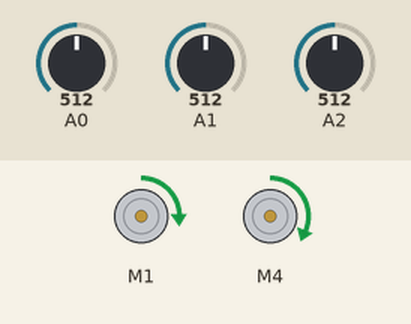
This sketch was run on a simulated Arduino Uno, built with avr-gcc and run on an emulated ATmega328P. On the bench: 2 × DC motor (green arrow = forward, orange = backward, longer = faster). Inputs (shaded band) come from the test bench; at power-on: A0 = 512, A1 = 512, A2 = 512.

Above: at 6.3 s.
6.4 s: A0 set to 716
At 7.6 s:
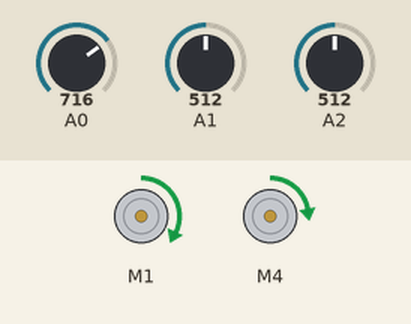
7.9 s: A1 set to 716
At 8.8 s:
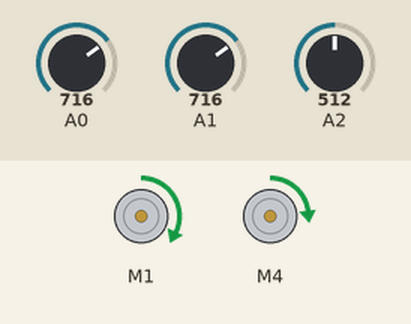
9.4 s: A1 set to 900
At 10.0 s:
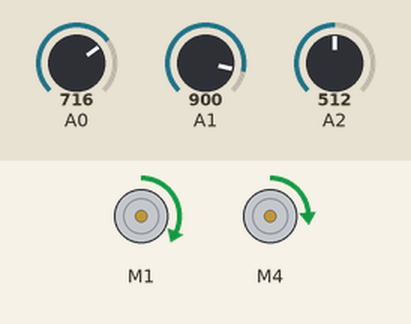
10.9 s: A2 set to 306
At 12.1 s:
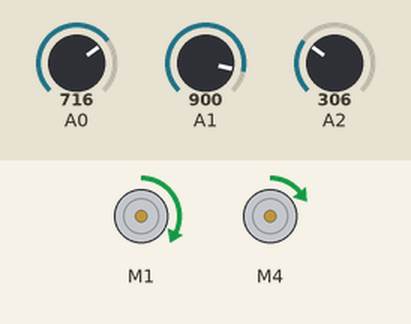
12.4 s: A2 set to 716
At 13.4 s:
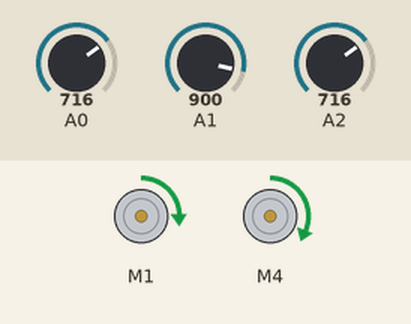
13.9 s: A0 set to 900
At 14.6 s:
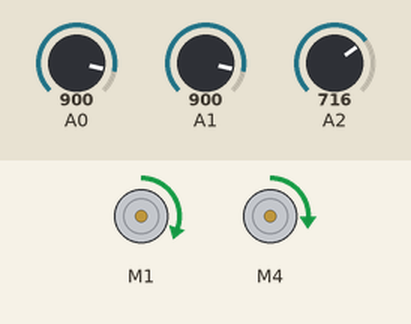
Timing chart, 0 to 16.4 s (numbered marks = the images above; inputs shaded):
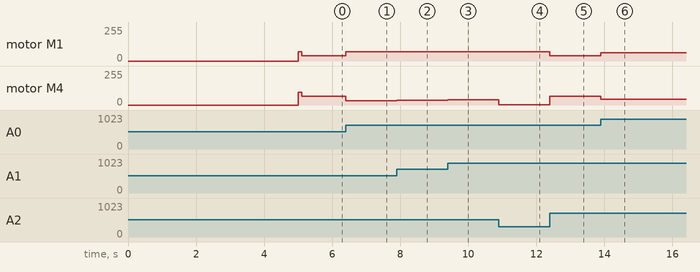

Measured:
- after the input at 6.4 s, motor M1: forward 40/255 → forward 70/255 at once; motor M4: forward 66/255 → forward 31/255 at once
- after the input at 7.9 s, motor M4: forward 31/255 → forward 35/255 at once
- after the input at 9.4 s, motor M1: forward 70/255 → forward 68/255 at once; motor M4: forward 35/255 → forward 38/255 at once
- after the input at 10.9 s, motor M1: forward 68/255 → forward 70/255 at once; motor M4: forward 38/255 → forward 2/255 at once
- after the input at 12.4 s, motor M1: forward 70/255 → forward 40/255 at once; motor M4: forward 2/255 → forward 66/255 at once
- after the input at 13.9 s, motor M1: forward 40/255 → forward 62/255 at once; motor M4: forward 66/255 → forward 44/255 at once

The sketch:

line_follower_pid.ino
```cpp
#include <AFMotor.h>

// ----------------------- Constantes

AF_DCMotor motor_esq(1);       // Seleciona o motor 1
AF_DCMotor motor_dir(4);       // Seleciona o motor 4

#define Kp 0.3                 // 0.06 // 0.3
#define Kd 4.5                 // 0.075 Kp < Kd
#define Ki 3.1                 //
#define rightMaxSpeed 96//96   // Velocidade máxima (roda direita)
#define leftMaxSpeed 70//70    // Velocidade máxima (roda esquerda)
#define rightBaseSpeed 66      // Velocidade para andar em linha reta (roda direita)
#define leftBaseSpeed 40       // Velocidade para andar em linha reta (roda esquerda)

// ----------------------- Inicialização de variáveis globais
int SENSOR1, SENSOR2, SENSOR3;

int leftOffset = 0, rightOffset = 0, centre = 0; // Deslocamentos de calibração
int threshold = 200;                             // Limiar do sensor
int lastError = 0;                               // Último erro
int I = 0;                                       // Inicializa I
unsigned long time;                              // Variável para controlar o tempo corrente
unsigned long lastTime = 0;                      // Inicializa variável que armazena o tempo da última leitura

// ----------------------- SETUP
void setup()
{
  calibrate(); // Executa rotina de calibração
  delay(3000);
  Serial.begin(9600);
  send_speed_to_motor(rightMaxSpeed, leftMaxSpeed);
  delay(100);
}

// ----------------------- MAIN LOOP
void loop()
{
  // Lê os sensores e adiciona os deslocamentos (offsets)
  SENSOR1 = analogRead(0) + leftOffset;
  SENSOR2 = analogRead(1);
  SENSOR3 = analogRead(2) + rightOffset;

  int position = convert_sensor_to_position();        // Lê posição atual (1000 = centro da fita)

  int error = position - 1000;                        // Subtrai 1000 do erro para que o mesmo seja deslocado para 0

  time = millis();                                    // millis() retorna o temp atual em uma timestamp (epoch)
  int E = error - lastError;                          // Calcula diferença entre erro atual e anterior
  if(lastTime == 0) lastTime = time;                  // Se lastTime = 0 significa que não houve uma leitura ainda, logo, ultimo_tempo = tempo_atual
  int deltaTime = time - lastTime;                    // Calcula variação de tempo (delta)
  lastTime = time;                                    // Armazena tempo atual em lastTime para ser utilizado no próximo ciclo

  int P = error;                                      // Componente Proporcional
  int I = I + (E*deltaTime);//I + error;              // Componente Integral
  int D = (error - lastError);                        // Componente Derivativa
  int motorSpeed = (Kp * P) + (Kd * D) + (Ki * I);    // Velocidade do motor = P + I + D
  lastError = error;                                  // Armazena o erro para ser utilizado como erro anterior no próximo ciclo

  int rightMotorSpeed = rightBaseSpeed + motorSpeed;  // Velocidade do motor direito = velocidade base + velocidade cálculada
  int leftMotorSpeed = leftBaseSpeed - motorSpeed;    // Velocidade do motor esquero = velocidade base - velocidade cálculada

  // Condicionais para impedir que os motores passem das velocidades máximas definidas e também não recebam velocidades < 0
  if (rightMotorSpeed > rightMaxSpeed ) rightMotorSpeed = rightMaxSpeed;
  if (leftMotorSpeed > leftMaxSpeed ) leftMotorSpeed = leftMaxSpeed;
  if (rightMotorSpeed < 0) rightMotorSpeed = 0;
  if (leftMotorSpeed < 0) leftMotorSpeed = 0;

  // Envia os valores de velocidade para os motores
  //print_motor_speed(rightMotorSpeed, leftMotorSpeed);
  send_speed_to_motor(rightMotorSpeed, leftMotorSpeed);
  //delay(5);
}

//Rotina de calibracao do sensor
void calibrate()
{
 // Rotina executada 10 vezes para se obter uma média
 for (int x=0; x<10; x++)
 {
   delay(100);
   SENSOR1 = analogRead(0);
   SENSOR2 = analogRead(1);
   SENSOR3 = analogRead(2);
   leftOffset = leftOffset + SENSOR1;
   centre = centre + SENSOR2;
   rightOffset = rightOffset + SENSOR3;
   delay(100);
 }
 // Calcula a média de cada sensor
 leftOffset = leftOffset /10;
 rightOffset = rightOffset /10;
 centre = centre / 10;
 // Calcula os deslocamentos para os sensores esquerdo e direito a partir do sensor central
 leftOffset = centre - leftOffset;
 rightOffset = centre - rightOffset;
}

// Função que converte a leitura dos sensores (0 - 1023) para um valor de posição ~(0-1000)
unsigned long convert_sensor_to_position(){
  //print_sensors_readings();
  // normalizar valores;
  //S1 = (unsigned long)(SENSOR1*1000/1023);
  //S2 = (unsigned long)(SENSOR2*1000/1023);
  //S3 = (unsigned long)(SENSOR3*1000/1023);
  unsigned long T = (SENSOR1 + SENSOR2 + SENSOR3);
  unsigned long D = (unsigned long)(0*SENSOR1) + (unsigned long)((unsigned long)1000*SENSOR2) + (unsigned long)((unsigned long)2000*SENSOR3);
  unsigned long position = (D)/T;
  return position;
}

// Função auxiliar para debugar a leitura dos sensores através do monitor serial
void print_sensors_readings(){
  Serial.print("Sensor 1 ");
  Serial.print(SENSOR1);
  Serial.print(" | Sensor 2 ");
  Serial.print(SENSOR2);
  Serial.print(" | Sensor 3 ");
  Serial.println(SENSOR3);
}

// Função auxiliar para debugar velocidade dos motores através do monitor serial
void print_motor_speed(int rightMotorSpeed, int leftMotorSpeed){
  Serial.print("Right motor speed: ");
  Serial.print(rightMotorSpeed);
  Serial.print(" | Left motor speed: ");
  Serial.println(leftMotorSpeed);
}

void send_speed_to_motor(int rightMotorSpeed, int leftMotorSpeed){
  motor_esq.setSpeed(leftMotorSpeed);
  motor_esq.run(FORWARD);
  motor_dir.setSpeed(rightMotorSpeed);
  motor_dir.run(FORWARD);
}
```
